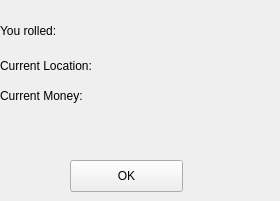
     <widget class="QWidget" name="page_17l">
      <widget class="QLabel" name="label_l2_8">
       <property name="geometry">
        <rect>
         <x>120</x>
         <y>50</y>
         <width>151</width>
         <height>31</height>
        </rect>
       </property>
       <property name="text">
        <string/>
       </property>
      </widget>
      <widget class="QLabel" name="label_l3_8">
       <property name="geometry">
        <rect>
         <x>100</x>
         <y>80</y>
         <width>131</width>
         <height>31</height>
        </rect>
       </property>
       <property name="text">
        <string/>
       </property>
      </widget>
      <widget class="QPushButton" name="pushButton_l9">
       <property name="geometry">
        <rect>
         <x>70</x>
         <y>160</y>
         <width>113</width>
         <height>32</height>
        </rect>
       </property>
       <property name="text">
        <string>OK</string>
       </property>
      </widget>
      <widget class="QLabel" name="label_l1_8">
       <property name="geometry">
        <rect>
         <x>100</x>
         <y>10</y>
         <width>61</width>
         <height>31</height>
        </rect>
       </property>
       <property name="text">
        <string/>
       </property>
      </widget>
      <widget class="QLabel" name="label_103">
       <property name="geometry">
        <rect>
         <x>0</x>
         <y>50</y>
         <width>111</width>
         <height>31</height>
        </rect>
       </property>
       <property name="text">
        <string>Current Location:</string>
       </property>
      </widget>
      <widget class="QLabel" name="label_104">
       <property name="geometry">
        <rect>
         <x>0</x>
         <y>80</y>
         <width>111</width>
         <height>31</height>
        </rect>
       </property>
       <property name="text">
        <string>Current Money:</string>
       </property>
      </widget>
      <widget class="QLabel" name="label_105">
       <property name="geometry">
        <rect>
         <x>0</x>
         <y>10</y>
         <width>81</width>
         <height>41</height>
        </rect>
       </property>
       <property name="text">
        <string>You rolled:</string>
       </property>
      </widget>
     </widget>
